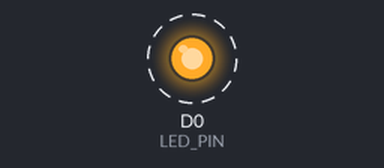
This sketch was run on a simulated ESP8266 (NodeMCU). Shown: output pins drawn as LEDs (lit = HIGH). Dashed ring = blinking.

Above: at 0.15 s.
Timing chart, 0 to 3.0 s (numbered marks = the images above):
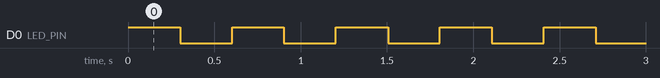

Measured:
- by itself, D0 (LED_PIN): alternates HIGH for 0.30 s and LOW for 0.30 s

The sketch:

ExampleESP_01_blink.ino
```cpp
#define LED_PIN D0
long lastChange = 0;
long ms;
int period = 300;

void setup() {
  // put your setup code here, to run once:
  pinMode(LED_PIN, OUTPUT);
  digitalWrite(LED_PIN, HIGH);
}

void loop() {
  // put your main code here, to run repeatedly:
  ms = millis();
  if (ms - lastChange > period) {
    digitalWrite(LED_PIN, !digitalRead(LED_PIN));
    lastChange = ms;
  }

}
```
